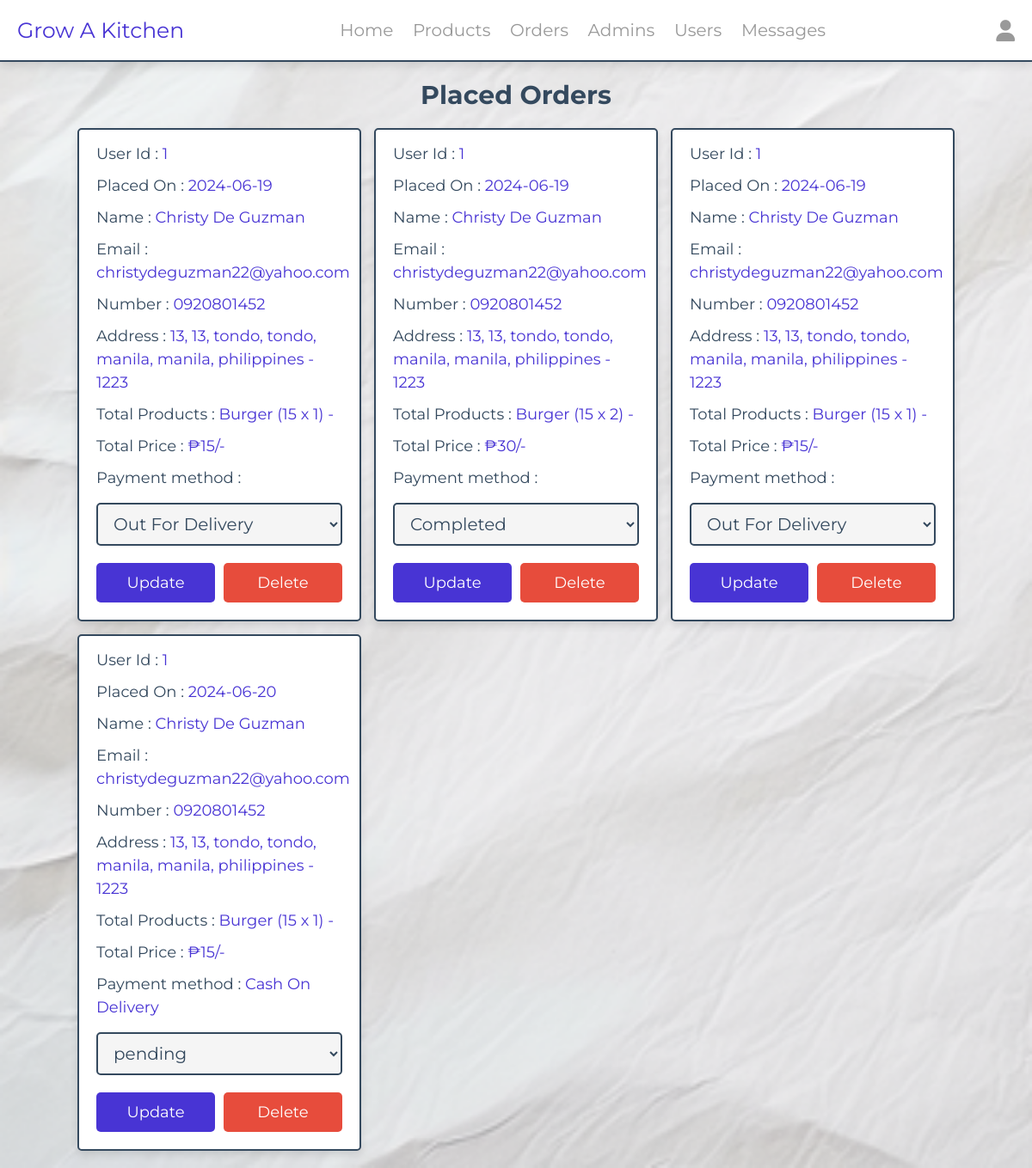
Before: /admin/placed_orders.php (signed in) with the older database file.
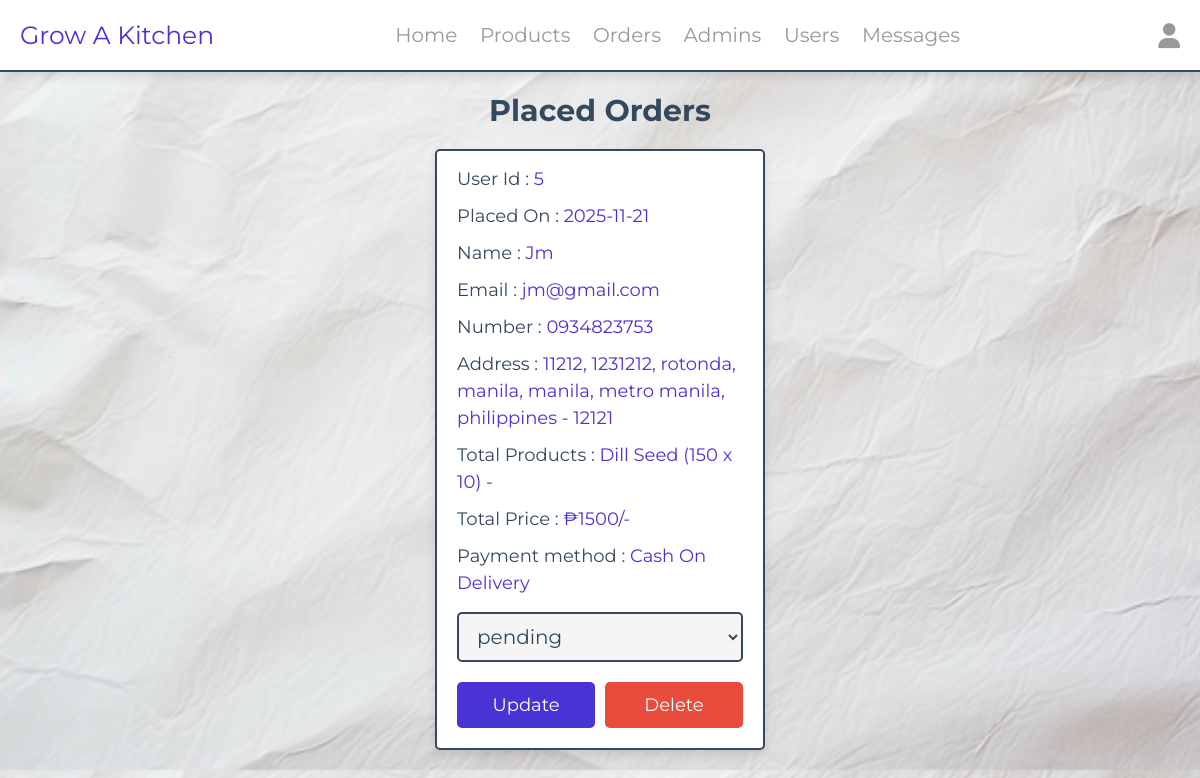
After: the same page with the newer database file.
### tables this page shows
CREATE TABLE `orders` (
  `id` int(100) NOT NULL,
  `user_id` int(100) NOT NULL,
  `name` varchar(20) NOT NULL,
  `number` varchar(10) NOT NULL,
  `email` varchar(50) NOT NULL,
  `method` varchar(50) NOT NULL,
  `address` varchar(500) NOT NULL,
  `total_products` varchar(1000) NOT NULL,
  `total_price` int(100) NOT NULL,
  `placed_on` date NOT NULL DEFAULT current_timestamp(),
  `payment_status` varchar(20) NOT NULL DEFAULT 'pending'
);

### admin/placed_orders.php (the view, shortened to what this page needs)
<?php
include '../components/connect.php';
?>
<!DOCTYPE html>
<html lang="en">
<head>
   <link rel="stylesheet" href="https://cdnjs.cloudflare.com/ajax/libs/font-awesome/6.1.1/css/all.min.css">
   <link rel="stylesheet" href="../css/adminstyle.css">
</head>
<body>
<?php include '../components/admin_header.php' ?>
<section class="placed-orders">
   <h1 class="heading">Placed Orders</h1>
   <div class="box-container">
   <?php
      $select_orders = $conn->prepare("SELECT * FROM `orders`");
      $select_orders->execute();
      if($select_orders->rowCount() > 0){
         while($fetch_orders = $select_orders->fetch(PDO::FETCH_ASSOC)){
   ?>
   <div class="box">
      <p> User Id : <span><?= $fetch_orders['user_id']; ?></span> </p>
      <p> Placed On : <span><?= $fetch_orders['placed_on']; ?></span> </p>
      <p> Name : <span><?= $fetch_orders['name']; ?></span> </p>
      <p> Email : <span><?= $fetch_orders['email']; ?></span> </p>
      <p> Number : <span><?= $fetch_orders['number']; ?></span> </p>
      <p> Address : <span><?= $fetch_orders['address']; ?></span> </p>
      <p> Total Products : <span><?= $fetch_orders['total_products']; ?></span> </p>
      <p> Total Price : <span>₱<?= $fetch_orders['total_price']; ?>/-</span> </p>
      <p> Payment method : <span><?= $fetch_orders['method']; ?></span> </p>
      <form action="" method="POST">
         <select name="payment_status" class="drop-down">
            <option value="" selected disabled><?= $fetch_orders['payment_status']; ?></option>
         </select>
         <div class="flex-btn">
            <input type="submit" value="update" class="btn" name="update_payment">
            <a href="placed_orders.php?delete=<?= $fetch_orders['id']; ?>" class="delete-btn" onclick="return confirm('delete this order?');">Delete</a>
         </div>
      </form>
   </div>
   <?php
      }
   }else{
      echo '<p class="empty">No Orders Placed Yet</p>';
   }
   ?>
   </div>
</section>
</body>
</html>

Changed rows visible on the page:
removed orders: user "1", placed_on "2024-06-19", name "Christy De Guzman", email "christydeguzman22@yahoo.com", number "0920801452", address "13, 13, tondo, tondo, manila, manila, philippines - 1223", total_products "Burger (15 x 1) -", total_price "15", payment_status "Out For Delivery"
removed orders: user "1", placed_on "2024-06-19", name "Christy De Guzman", email "christydeguzman22@yahoo.com", number "0920801452", address "13, 13, tondo, tondo, manila, manila, philippines - 1223", total_products "Burger (15 x 2) -", total_price "30", payment_status "Completed"
removed orders: user "1", placed_on "2024-06-19", name "Christy De Guzman", email "christydeguzman22@yahoo.com", number "0920801452", address "13, 13, tondo, tondo, manila, manila, philippines - 1223", total_products "Burger (15 x 1) -", total_price "15", payment_status "Out For Delivery"
removed orders: user "1", placed_on "2024-06-20", name "Christy De Guzman", email "christydeguzman22@yahoo.com", number "0920801452", address "13, 13, tondo, tondo, manila, manila, philippines - 1223", total_products "Burger (15 x 1) -", total_price "15", method "Cash On Delivery", payment_status "pending"
added orders: user "5", placed_on "2025-11-21", name "Jm", email "jm@gmail.com", number "0934823753", address "11212, 1231212, rotonda, manila, manila, metro manila, philippines - 12121", total_products "Dill Seed (150 x 10) -", total_price "1500", method "Cash On Delivery", payment_status "pending"
